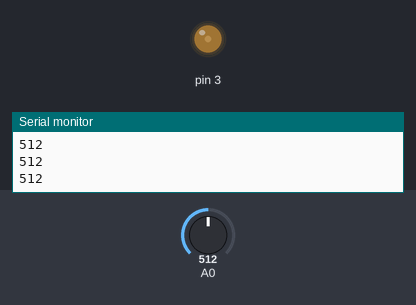
The sketch below on a simulated Arduino Uno, built with avr-gcc and run on an emulated ATmega328P. On the bench: output pins drawn as LEDs (lit = HIGH), the last lines printed to the serial monitor. Inputs (shaded band) come from the test bench; at power-on: A0 = 512.

Above: at 1.2 s.
1.3 s: A0 set to 716
At 2.2 s:
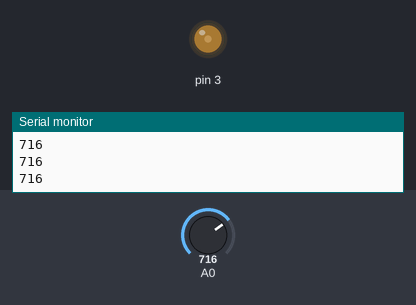
2.8 s: A0 set to 900
At 4.0 s:
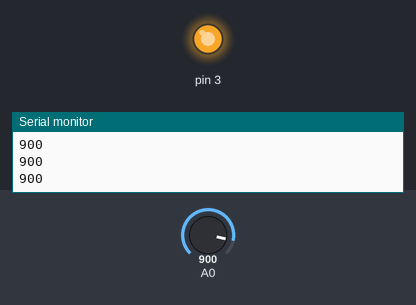
4.3 s: A0 set to 40
At 5.7 s:
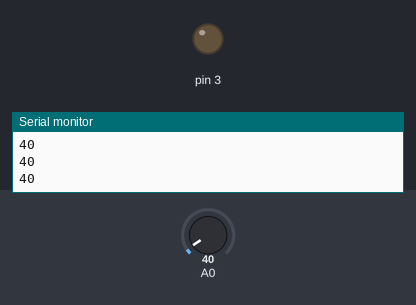
Timing chart, 0 to 7.3 s (numbered marks = the images above; inputs shaded):
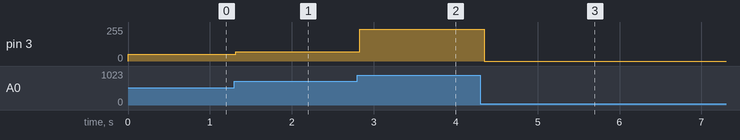

The sketch:

photodiode.ino
```cpp
void setup(void) {

  pinMode(3, OUTPUT);
  Serial.begin(9600);
  Serial.println();

}

void loop(void) {


  if (analogRead(A0) <50){
    analogWrite(3,0);
  }
  else{
    analogWrite(3, map(analogRead(A0),50,100,0,255));
  }
  Serial.println(analogRead(A0));


  delay(50);
}
```

Measured:
- after the input at 1.3 s, pin 3: 52/255 → 68/255 at once
- after the input at 2.8 s, pin 3: 68/255 → 239/255 at once
- after the input at 4.3 s, pin 3: 239/255 → 0/255 after 0.05 s
